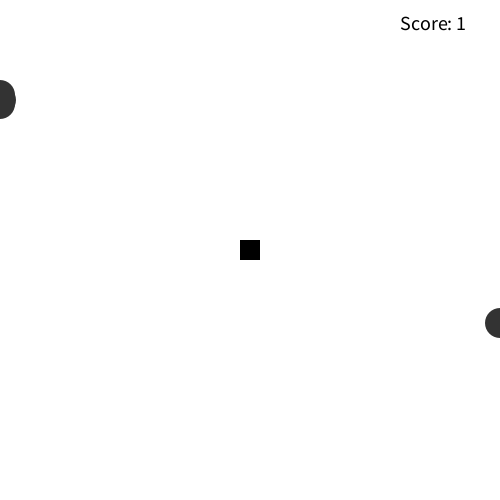
Frame 1 (no input)
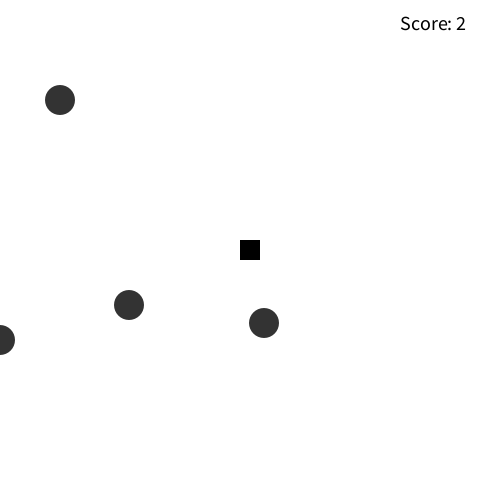
Frame 60 (the mouse pressed at the canvas centre just before this capture)
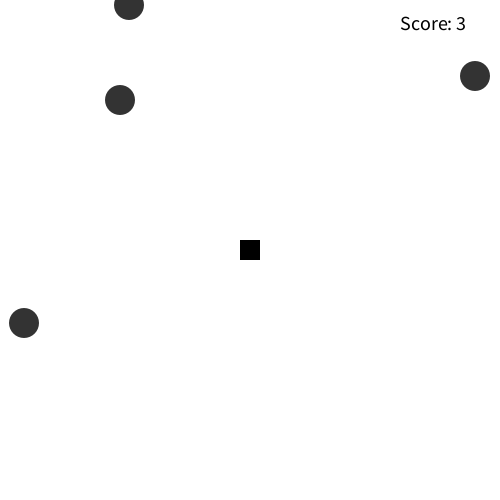
Frame 120 (the mouse held since frame 60 and released just before this capture)

The Processing sketch that drew these frames (run headless with seeded random() and noise(); from frame 60 on, the mouse is pressed at the canvas centre):

// Processing sketch: james_OOP
// ── james_OOP.pde
int gameOver = 0;
int score = 0;
int boxSpeed = 4; 
int boxX, boxY = 1; 
int boxWidth = 20; 
int boxHeight = 20;

Bullet firstBullet;
Bullet secondBullet;
Bullet thirdBullet;
Bullet fourthBullet;

void setup() {
  size(500, 500);
  // Arguments go inside the parentheses when the object is constructed.  
  firstBullet = new Bullet(color(51), 0, 100, 1,1); 
  secondBullet = new Bullet(color(51), 0, 100, 4,4);
  thirdBullet = new Bullet(color(51), 0, 100, 2,4);
  fourthBullet = new Bullet(color(51), 0, 100, 4,5);

  
  rectMode(CENTER);
  size(500, 500);
  boxX = width/2;
  boxY = height/2;
  frameRate(60);
}

void draw() {
  background(255);
  firstBullet.moveX(true);
  firstBullet.display();
  secondBullet.moveX(false);
  secondBullet.display();
  
  thirdBullet.moveY(true);
  thirdBullet.display();
  fourthBullet.moveY(false);
  fourthBullet.display();
  
  if(gameOver == 0)  // run this chunk while the game is still going
  {
    
    fill(0);
    textSize(20);
    text("Score: "+score, width - 100, 30);
  }
  
  fill(0);
  noStroke();
  rect(boxX,boxY,boxWidth,boxHeight);
  
  if (keyCode == 39)
  {
    fill(0);
    noStroke();
   
    boxX += boxSpeed;
  
  }
  
  // left arrow, move "hole"
  if (keyCode == 37)
  {
    fill(0);
    noStroke();
    
    boxX -= boxSpeed;
  }
    if (keyCode == 38)
  {
    fill(0);
    noStroke();
   
    boxY -= boxSpeed;
  }
    if (keyCode == 40)
  {
    fill(0);
    noStroke();
    
    boxY += boxSpeed;
  }
  // keep rectangular hole from going off screen.
   if(boxX <= (0+boxWidth/2))
   {
     boxX = boxWidth/2; 
   }
 
   if(boxX >= (width-boxWidth/2))
   {
     boxX = width - boxWidth/2; 
   }
   
   if(boxX <= (0+boxWidth/2))
   {
     boxX = boxWidth/2; 
   }
   
   if(boxY >= (height-boxWidth/2))
   {
     boxY = height - boxWidth/2; 
   }
  
}

class Bullet
{ 
  color c;
  float xpos;
  float ypos;
  float xspeed;
  float yspeed;
 

  // The Constructor is defined with parameters.  
  Bullet(
    color tempC, 
    float tempXpos, 
    float tempYpos, 
    float tempXspeed,
    float tempYspeed)
    
    
  { 
    c = tempC;
    xpos = tempXpos;
    ypos = tempYpos;
    xspeed = tempXspeed;
    yspeed = tempYspeed;
  }

  void display() 
  {
    noStroke();
    fill(c);
    ellipseMode(CENTER);
    ellipse(xpos, ypos, 30, 30);
  }

  void moveX(boolean fromLeft) // if true comes from top, if false comes from bottom
  {
      if(fromLeft)
      {
        xpos = xpos + xspeed;
        if (xpos > width) 
        {
          xpos = 0;
          ypos = int(random(0, width));
          score++;
        }
      }
      else
      {
         xpos = xpos - xspeed;
        if (xpos < 0) 
        {
          xpos = width;
          ypos = int(random(0, width));
          score++;
        }
      }
   }
  
  
  void moveY(boolean fromTop)
  {
    if(fromTop)
    {
      ypos = ypos + yspeed;
      if (ypos > height) 
      {
        ypos = 0;
        xpos = int(random(0, height));
        score++;
      }
    }
    
    else
    {
       ypos = ypos - yspeed;
      if (ypos < 0) 
      {
        ypos = height;
        xpos = int(random(0, height));
        score++;
      }
    }
  }
}


// Even though there are multiple objects, only  one class is needed. 
// No matter how many cookies you make, only one cookie cutter is needed.
class leftCircle 
{ 
  color c;
  float xpos;
  float ypos;
  float xspeed;

  // The Constructor is defined with parameters.  
  leftCircle(color tempC, float tempXpos, float tempYpos, float tempXspeed) { 
    c = tempC;
    xpos = tempXpos;
    ypos = tempYpos;
    xspeed = tempXspeed;
  }

  void display() 
  {
    noStroke();
    fill(c);
    ellipseMode(CENTER);
    ellipse(xpos, ypos, 30, 30);
  }

  void move() 
  {
    xpos = xpos + xspeed;
    if (xpos > width) 
    {
      xpos = 0;
      ypos = int(random(0, width));
      score++;
    }
  }
}
class rightCircle
{ 
  color c;
  float xpos;
  float ypos;
  float xspeed;

  // The Constructor is defined with parameters.  
  rightCircle(color tempC, float tempXpos, float tempYpos, float tempXspeed) { 
    c = tempC;
    xpos = tempXpos;
    ypos = tempYpos;
    xspeed = tempXspeed;
  }

  void display() 
  {
    noStroke();
    fill(c);
    ellipseMode(CENTER);
    ellipse(xpos, ypos, 30, 30);
    
  }

  void move() 
  {
    xpos = xpos - xspeed;
    if (xpos < 0) 
    {
      xpos = width;
      ypos = int(random(0, width));
      score++;
    }
  }
}
class topCircle 
{ 
  color c;
  float xpos;
  float ypos;
  float yspeed;

  // The Constructor is defined with parameters.  
  topCircle(color tempC, float tempXpos, float tempYpos, float tempXspeed) { 
    c = tempC;
    xpos = tempXpos;
    ypos = tempYpos;
    yspeed = tempXspeed;
  }

  void display() 
  {
    noStroke();
    fill(c);
    ellipseMode(CENTER);
    ellipse(xpos, ypos, 30, 30);
  }

  void move() 
  {
    ypos = ypos + yspeed;
    if (ypos > width) 
    {
      ypos = 0;
      xpos = int(random(0, height));
      score++;
    }
  }
}
class bottomCircle 
{ 
  color c;
  float xpos;
  float ypos;
  float yspeed;

  // The Constructor is defined with parameters.  
  bottomCircle(color tempC, float tempXpos, float tempYpos, float tempXspeed) { 
    c = tempC;
    xpos = tempXpos;
    ypos = tempYpos;
    yspeed = tempXspeed;
  }

  void display() 
  {
    noStroke();
    fill(c);
    ellipseMode(CENTER);
    ellipse(xpos, ypos, 30, 30);
  }

  void move() 
  {
    ypos = ypos - yspeed;
    if (ypos < 0) 
    {
      ypos = width;
      xpos = int(random(0, height));
      score++;
    }
  }
}
